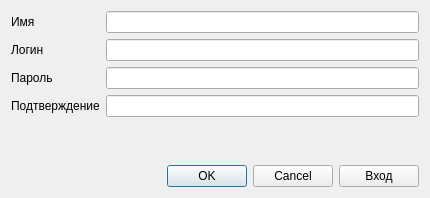
<?xml version="1.0" encoding="UTF-8"?>
<ui version="4.0">
 <class>RegistrationForm</class>
 <widget class="QWidget" name="RegistrationForm">
  <property name="geometry">
   <rect>
    <x>0</x>
    <y>0</y>
    <width>430</width>
    <height>198</height>
   </rect>
  </property>
  <property name="windowTitle">
   <string>Form</string>
  </property>
  <layout class="QVBoxLayout" name="verticalLayout">
   <item>
    <layout class="QFormLayout" name="formLayout">
     <item row="0" column="0">
      <widget class="QLabel" name="label_4">
       <property name="text">
        <string>Имя</string>
       </property>
      </widget>
     </item>
     <item row="1" column="0">
      <widget class="QLabel" name="label">
       <property name="text">
        <string>Логин</string>
       </property>
      </widget>
     </item>
     <item row="2" column="0">
      <widget class="QLabel" name="label_2">
       <property name="text">
        <string>Пароль</string>
       </property>
      </widget>
     </item>
     <item row="3" column="0">
      <widget class="QLabel" name="label_3">
       <property name="text">
        <string>Подтверждение</string>
       </property>
      </widget>
     </item>
     <item row="0" column="1">
      <widget class="QLineEdit" name="nameEdit"/>
     </item>
     <item row="1" column="1">
      <widget class="QLineEdit" name="loginEdit"/>
     </item>
     <item row="2" column="1">
      <widget class="QLineEdit" name="passwordEdit">
       <property name="echoMode">
        <enum>QLineEdit::Password</enum>
       </property>
      </widget>
     </item>
     <item row="3" column="1">
      <widget class="QLineEdit" name="PasswordConfirmEdit">
       <property name="echoMode">
        <enum>QLineEdit::Password</enum>
       </property>
      </widget>
     </item>
    </layout>
   </item>
   <item>
    <spacer name="verticalSpacer">
     <property name="orientation">
      <enum>Qt::Vertical</enum>
     </property>
     <property name="sizeHint" stdset="0">
      <size>
       <width>20</width>
       <height>40</height>
      </size>
     </property>
    </spacer>
   </item>
   <item>
    <layout class="QHBoxLayout" name="horizontalLayout">
     <item>
      <widget class="QDialogButtonBox" name="buttonBox">
       <property name="standardButtons">
        <set>QDialogButtonBox::Cancel|QDialogButtonBox::Ok</set>
       </property>
      </widget>
     </item>
     <item>
      <widget class="QPushButton" name="loginButton">
       <property name="text">
        <string>Вход</string>
       </property>
      </widget>
     </item>
    </layout>
   </item>
  </layout>
 </widget>
 <tabstops>
  <tabstop>loginButton</tabstop>
  <tabstop>loginEdit</tabstop>
  <tabstop>passwordEdit</tabstop>
  <tabstop>PasswordConfirmEdit</tabstop>
 </tabstops>
 <resources/>
 <connections/>
</ui>
